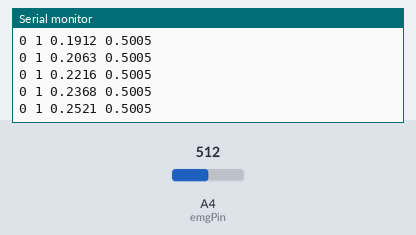
The sketch below on a simulated Arduino Uno, built with avr-gcc and run on an emulated ATmega328P. On the bench: the last lines printed to the serial monitor. Inputs (shaded band) come from the test bench; at power-on: A4 (emgPin) = 512.

Above: at 1.2 s.
1.3 s: A4 (emgPin) set to 716
At 1.3 s:
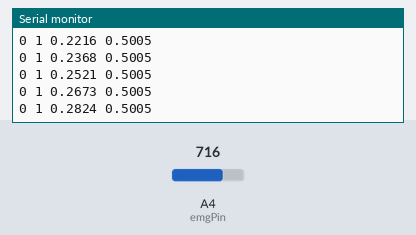
2.8 s: A4 (emgPin) set to 900
At 2.8 s:
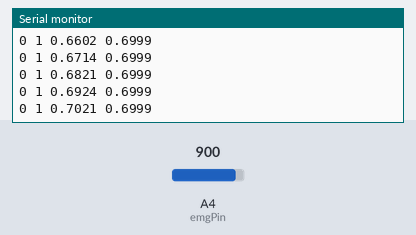
Timing chart, 0 to 5.8 s (numbered marks = the images above; inputs shaded):
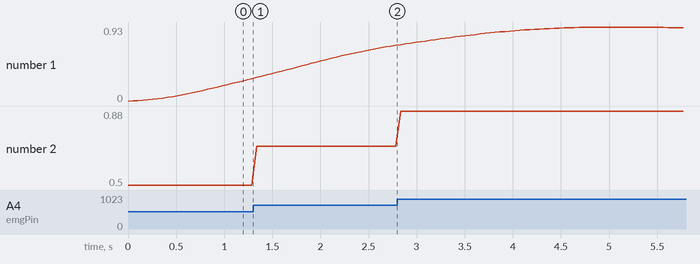

The sketch:

FilterImplementation1.ino
```cpp
const int emgPin = A4;           // Analog input pin for the sEMG signal
const int amplifierGain = 1000;  // Set the amplifier gain

void setup() {
  Serial.begin(9600);  // Initialize serial communication
}

//Low pass chebyshev filter order=2 alpha1=0.0090702947845805
class  FilterChLp2
{
	public:
		FilterChLp2()
		{
			v[0]=0.0;
			v[1]=0.0;
			v[2]=0.0;
		}
	private:
		float v[3];
	public:
		float step(float x) //class II
		{
			v[0] = v[1];
			v[1] = v[2];
			v[2] = (7.318635633972170318e-4 * x)
				 + (-0.94881443361775485990 * v[0])
				 + (1.94588697936416599177 * v[1]);
			return
				 (v[0] + v[2])
				+2 * v[1];
		}
};


FilterChLp2 chebyshevFilter;

void filterState(){

  int rawValue = analogRead(emgPin);// Read the raw sEMG signal
  int gain = 1; // Adjust this value to increase gain
  //int filterControl[5] = {0, 0, 0, 0, 0}; // Range from 0 to 1023 from EMG input.
  float filterValue = 0.0; // Used for normalization

  float rawValueConvert = rawValue / 1023.0;

  filterValue = chebyshevFilter.step(gain * rawValueConvert); // Normalized EMG input between 0 and 1, and apply LPF
 // Serial.print("rawValue: ");
 // Serial.println(rawValueConvert, 4);

 // Serial.print("filterValue: ");
  Serial.print(0);
  Serial.print(" ");
  Serial.print(1);
  Serial.print(" ");
  Serial.print(filterValue, 4);
  Serial.print(" ");
  Serial.println(rawValueConvert, 4);
  delay(50);

}

void loop() {
  while (true) {
    //float voltage = (float)rawValue * (3.3 / 1023.0) * amplifierGain;  // Convert to millivolts (mV)
    filterState();
    // Send time and voltage data to the Serial Plotter

  }
}
```

Measured:
- plotted number 1: 0.28 → 0.7 after the input at 1.3 s
- plotted number 2: 0.5 → 0.7 after the input at 1.3 s
